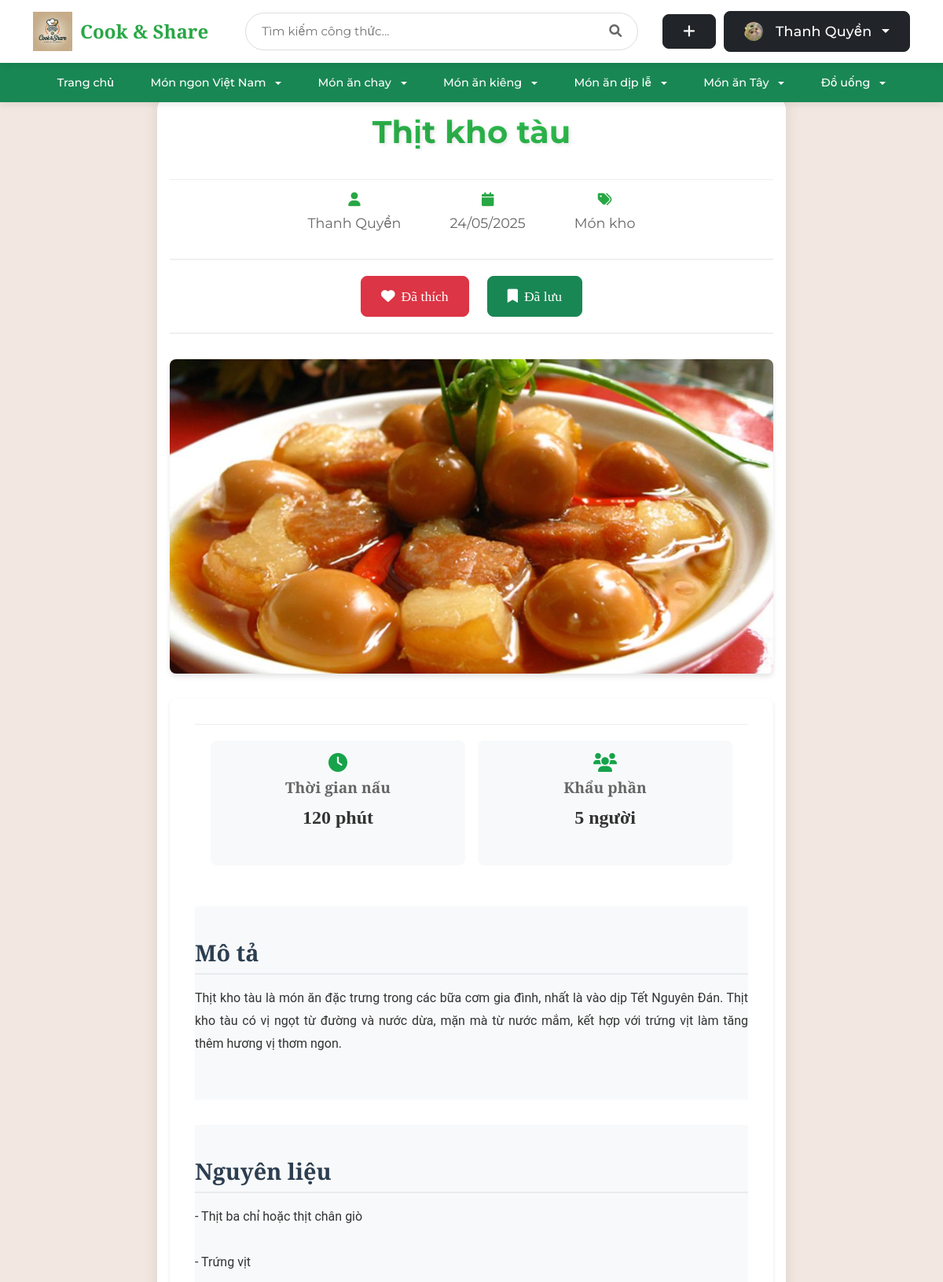
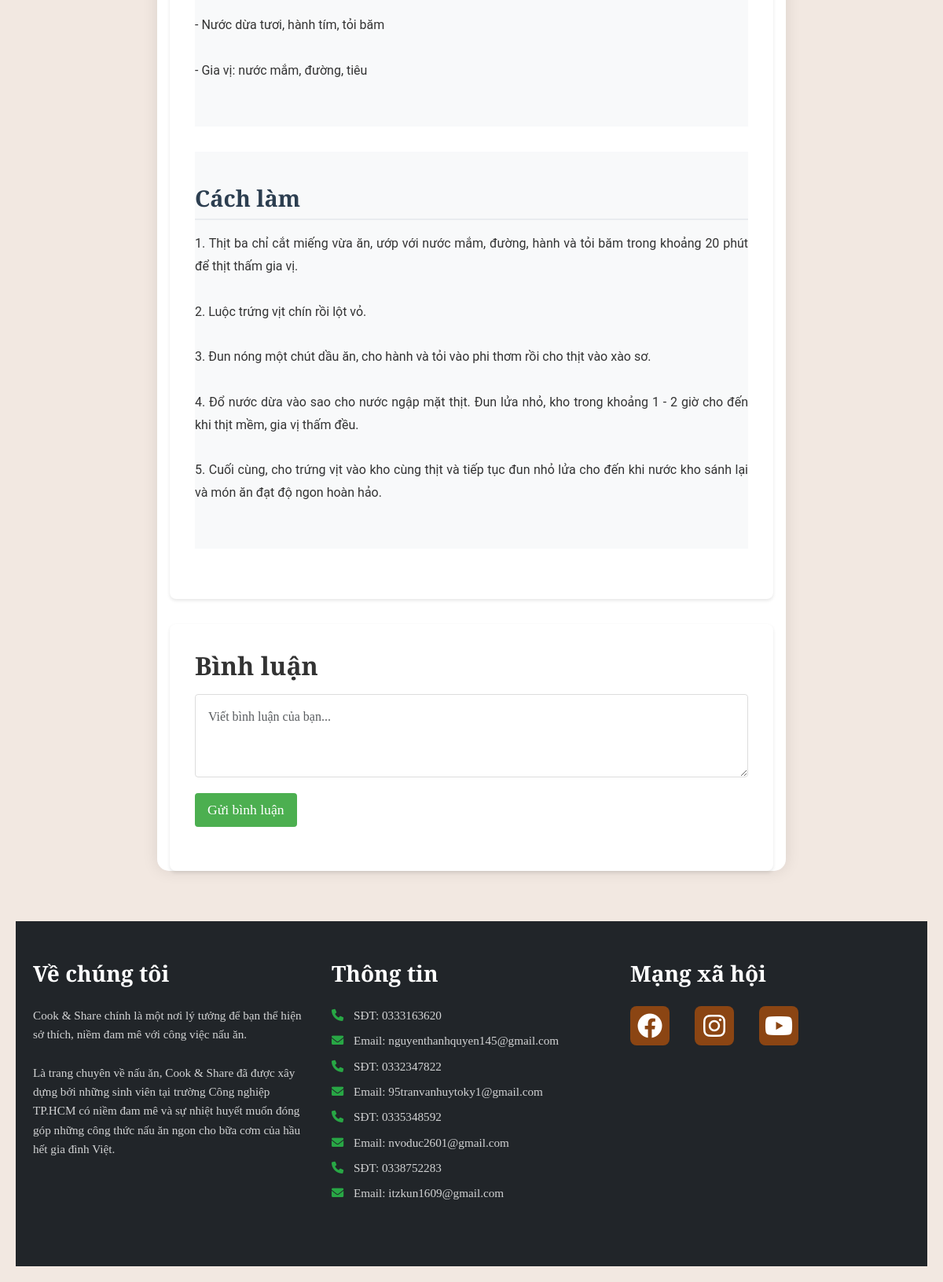
/941/detail (signed in), run on the app's committed database (2 pictures, top to bottom).
### tables this page shows
CREATE TABLE user (
    id INTEGER PRIMARY KEY AUTOINCREMENT,
    username TEXT UNIQUE NOT NULL,
    password TEXT NOT NULL,
    email TEXT UNIQUE NOT NULL,
    created TIMESTAMP NOT NULL DEFAULT CURRENT_TIMESTAMP,
    avatar_path TEXT,
    role TEXT NOT NULL DEFAULT 'user',
    is_blocked BOOLEAN NOT NULL DEFAULT 0,
    gender TEXT,
    birthdate DATE,
    phone TEXT
);

CREATE TABLE post (
    id INTEGER PRIMARY KEY AUTOINCREMENT,
    author_id INTEGER NOT NULL,
    created TIMESTAMP NOT NULL DEFAULT CURRENT_TIMESTAMP,
    title TEXT NOT NULL,
    description TEXT,
    ingredients TEXT NOT NULL,
    instructions TEXT NOT NULL,
    cooking_time INTEGER DEFAULT 0,
    servings INTEGER DEFAULT 1,
    FOREIGN KEY (author_id) REFERENCES user (id)
);

CREATE TABLE tags (
    id INTEGER PRIMARY KEY AUTOINCREMENT,
    name TEXT UNIQUE NOT NULL,
    created TIMESTAMP NOT NULL DEFAULT CURRENT_TIMESTAMP
);

CREATE TABLE blog_images (
    id INTEGER PRIMARY KEY AUTOINCREMENT,
    post_id INTEGER NOT NULL,
    image_path TEXT NOT NULL,
    is_main_image BOOLEAN DEFAULT 0,
    created TIMESTAMP NOT NULL DEFAULT CURRENT_TIMESTAMP,
    FOREIGN KEY (post_id) REFERENCES post (id) ON DELETE CASCADE
);

### share_recipe/blog.py (the view, shortened to what this page needs)
@bp.route('/<int:id>/detail', methods=('GET', 'POST'))
def detail(id):
    try:
        post = get_post(id, check_author=False)
        if post is None:
            abort(404)
        post = dict(post)
        post['created'] = convert_utc_to_local(post['created'])
        db = get_db()
        tags = db.execute(
            'SELECT t.id, t.name FROM tags t '
            'JOIN post_tags pt ON t.id = pt.tag_id '
            'WHERE pt.post_id = ?',
            (id,)
        ).fetchall()
        post['tags'] = [dict(tag) for tag in tags]
        image = db.execute(
            'SELECT image_path FROM blog_images WHERE post_id = ? AND is_main_image = 1',
            (id,)
        ).fetchone()
        comments_query = '''
            SELECT c.*, u.username, u.avatar_path,
                (SELECT COUNT(DISTINCT user_id) FROM comment_reactions cr
                 WHERE cr.comment_id = c.id AND cr.reaction_type = 'like') as likes_count,
                (SELECT COUNT(DISTINCT user_id) FROM comment_reactions cr
                 WHERE cr.comment_id = c.id AND cr.reaction_type = 'dislike') as dislikes_count
        '''
        if g.user:
            comments_query += ''',
                (SELECT reaction_type FROM comment_reactions cr
                 WHERE cr.comment_id = c.id AND cr.user_id = ?) as user_reaction
            '''
        else:
            comments_query += ', NULL as user_reaction'
        comments_query += '''
            FROM comments c JOIN user u ON c.author_id = u.id
            WHERE c.post_id = ?
            ORDER BY c.created DESC
        '''
        if g.user:
            comments = db.execute(comments_query, (g.user['id'], id)).fetchall()
        else:
            comments = db.execute(comments_query, (id,)).fetchall()
        comments = [dict(comment) for comment in comments]
        for comment in comments:
            comment['created'] = convert_utc_to_local(comment['created'])
        is_favorite = False
        if g.user:
            favorite = db.execute(
                'SELECT * FROM favorites WHERE user_id = ? AND post_id = ?',
                (g.user['id'], id)
            ).fetchone()
            is_favorite = favorite is not None
        if image:
            post['image_path'] = image['image_path']
        is_saved = False
        if g.user:
            saved = db.execute(
                'SELECT * FROM saved_recipes WHERE user_id = ? AND post_id = ?',
                (g.user['id'], id)
            ).fetchone()
            is_saved = saved is not None
        return render_template('blog/detail.html',
                             post=post,
                             comments=comments,
                             is_favorite=is_favorite,
                             is_saved=is_saved)
    except Exception as e:
        print(f"Error in detail route: {e}")  # For debugging
        abort(500)

### share_recipe/templates/blog/detail.html (shortened to what this page needs)
{% extends 'base.html' %}
{% block head %}
{{ super() }}
<link rel="stylesheet" href="{{ url_for('static', filename='detail.css') }}">
{% endblock %}
{% block content %}
<div class="recipe-container">
    <div class="recipe-header">
        <h1 class="recipe-title">{{ post['title'] }}</h1>
        <div class="recipe-meta">
            <div class="author">
                <i class="fas fa-user"></i>
                <span>{{ post['username'] }}</span>
            </div>
            <div class="date">
                <i class="fas fa-calendar"></i>
                <span>{{ post['created'].strftime('%d/%m/%Y') }}</span>
            </div>
            <div class="tags">
                <i class="fas fa-tags"></i>
                {% for tag in post['tags'] %}
                <span class="tag">{{ tag.name }}</span>
                {% endfor %}
            </div>
        </div>
        <div class="recipe-actions">
            <form action="{{ url_for('blog.toggle_favorite', id=post['id']) }}" method="POST" class="favorite-form d-inline-block">
                <button type="submit" class="btn {% if is_favorite %}btn-danger{% else %}btn-outline-danger{% endif %} me-2">
                    <i class="fas fa-heart"></i>
                    <span class="button-text">
                        {% if is_favorite %}
                        Đã thích
                        {% else %}
                        Thích
                        {% endif %}
                    </span>
                </button>
            </form>
            <form action="{{ url_for('blog.toggle_save', id=post['id']) }}" method="POST" class="save-form d-inline-block">
                <button type="submit" class="btn {% if is_saved %}btn-success{% else %}btn-outline-success{% endif %}">
                    <i class="fas fa-bookmark"></i>
                    <span class="button-text">
                        {% if is_saved %}
                        Đã lưu
                        {% else %}
                        Lưu
                        {% endif %}
                    </span>
                </button>
            </form>
        </div>
    </div>
    {% if post['image_path'] %}
        <img src="{{ url_for('static', filename=post['image_path']) }}" class="recipe-image" alt="{{ post['title'] }}">
    {% endif %}
    <div class="recipe-content">
        <div class="recipe-info">
            <div class="info-card">
                <i class="fas fa-clock"></i>
                <h3>Thời gian nấu</h3>
                <p>{{ post['cooking_time'] }} phút</p>
            </div>
            <div class="info-card">
                <i class="fas fa-users"></i>
                <h3>Khẩu phần</h3>
                <p>{{ post['servings'] }} người</p>
            </div>
        </div>
        <div class="recipe-section">
            <h2>Mô tả</h2>
            <div class="content-wrapper">{{ post['description']|replace('\n', '<br>')|safe }}</div>
        </div>
        <div class="recipe-section">
            <h2>Nguyên liệu</h2>
            <div class="content-wrapper">{{ post['ingredients']|replace('\n', '<br>')|safe }}</div>
        </div>
        <div class="recipe-section">
            <h2>Cách làm</h2>
            <div class="content-wrapper">{{ post['instructions']|replace('\n', '<br>')|safe }}</div>
        </div>
    </div>
    <div class="comments-section">
        <h2>Bình luận</h2>
        {% if g.user %}
            <form method="post" class="comment-form mb-4">
                <div class="form-group">
                    <textarea name="content" class="form-control" rows="3" required placeholder="Viết bình luận của bạn..."></textarea>
                </div>
                <button type="submit" class="btn btn-primary mt-2">Gửi bình luận</button>
            </form>
        {% endif %}
    </div>
</div>
{% endblock %}

### share_recipe/templates/base.html (shortened to what this page needs)
<!DOCTYPE html>
<html>
<head>
    <link rel="stylesheet" href="https://cdn.jsdelivr.net/npm/bootstrap@5.3.0/dist/css/bootstrap.min.css">
    <link rel="stylesheet" href="https://cdnjs.cloudflare.com/ajax/libs/font-awesome/6.0.0/css/all.min.css">
    {% block head %}
    <link rel="stylesheet" href="{{ url_for('static', filename='base.css') }}">
    <link rel="stylesheet" href="{{ url_for('static', filename='login.css') }}">
    <link rel="stylesheet" href="{{ url_for('static', filename='register.css') }}">
    <link rel="stylesheet" href="{{ url_for('static', filename='index.css') }}">
    <link rel="stylesheet" href="{{ url_for('static', filename='detail.css') }}">
    {% endblock %}
</head>
<body>
    <nav class="navbar navbar-expand-lg">
        <div class="container">
            <a class="navbar-brand" href="{{ url_for('blog.index') }}">
                <img src="{{ url_for('static', filename='uploads/logo/Logo_home.webp') }}" alt="Cook & Share" style="height: 50px;">
                <span class="brand-text">Cook & Share</span>
            </a>
            <div class="search-container">
                <form action="{{ url_for('blog.search') }}" method="get" class="search-box">
                    <input type="text" name="q" class="search-input" placeholder="Tìm kiếm công thức..." value="{{ request.args.get('q', '') }}">
                    <button type="submit" class="search-button">
                        <i class="fas fa-search"></i>
                    </button>
                </form>
            </div>
            <div class="user-actions">
                {% if g.user %}
                    <a href="{{ url_for('blog.create') }}" class="btn btn-dark btn-custom" title="Tạo công thức mới">
                        <i class="fas fa-plus"></i>
                    </a>
                    <div class="dropdown">
                        <button class="btn btn-dark btn-custom dropdown-toggle" type="button" id="userDropdown" data-bs-toggle="dropdown" aria-expanded="false">
                            {% if g.user.avatar_path %}
                                <img src="{{ url_for('static', filename=g.user.avatar_path) }}" class="user-avatar" alt="Avatar">
                            {% else %}
                                <i class="fas fa-user"></i>
                            {% endif %}
                            {{ g.user['username'] }}
                        </button>
                    </div>
                {% endif %}
            </div>
        </div>
    </nav>
    <nav class="navbar navbar-expand-lg bg-success">
        <div class="container">
            <div class="collapse navbar-collapse justify-content-center" id="categoryNav">
                <ul class="navbar-nav">
                    <li class="nav-item">
                        <a class="nav-link text-white" href="{{ url_for('blog.index') }}">Trang chủ</a>
                    </li>
                    <li class="nav-item dropdown">
                        <a class="nav-link text-white dropdown-toggle" href="#" role="button" data-bs-toggle="dropdown" aria-expanded="false">
                            Món ngon Việt Nam
                        </a>
                    </li>
                    <li class="nav-item dropdown">
                        <a class="nav-link text-white dropdown-toggle" href="#" role="button" data-bs-toggle="dropdown" aria-expanded="false">
                            Món ăn chay
                        </a>
                    </li>
                    <li class="nav-item dropdown">
                        <a class="nav-link text-white dropdown-toggle" href="#" role="button" data-bs-toggle="dropdown" aria-expanded="false">
                            Món ăn kiêng
                        </a>
                    </li>
                    <li class="nav-item dropdown">
                        <a class="nav-link text-white dropdown-toggle" href="#" role="button" data-bs-toggle="dropdown" aria-expanded="false">
                            Món ăn dịp lễ
                        </a>
                    </li>
                    <li class="nav-item dropdown">
                        <a class="nav-link text-white dropdown-toggle" href="#" role="button" data-bs-toggle="dropdown" aria-expanded="false">
                            Món ăn Tây
                        </a>
                    </li>
                    <li class="nav-item dropdown">
                        <a class="nav-link text-white dropdown-toggle" href="#" role="button" data-bs-toggle="dropdown" aria-expanded="false">
                            Đồ uống
                        </a>
                    </li>
                </ul>
            </div>
        </div>
    </nav>
    <div class="main-container">
        <div class="content">
            {% block content %}{% endblock %}
        </div>
    </div>
    <footer class="footer bg-dark text-white py-5">
        <div class="container">
            <div class="row">
                <div class="col-md-4 mb-4">
                    <h2 class="footer-heading mb-4">Về chúng tôi</h2>
                    <p>Cook & Share chính là một nơi lý tưởng để bạn thể hiện sở thích, niềm đam mê với công việc nấu ăn.</p>
                    <p>Là trang chuyên về nấu ăn, Cook & Share đã được xây dựng bởi những sinh viên tại trường Công nghiệp TP.HCM có niềm đam mê và sự nhiệt huyết muốn đóng góp những công thức nấu ăn ngon cho bữa cơm của hầu hết gia đình Việt.</p>
                </div>
                <div class="col-md-4 mb-4">
                    <h2 class="footer-heading mb-4">Thông tin</h2>
                    <div class="contact-info">
                        <p><i class="fas fa-phone me-2"></i>SĐT: 0333163620</p>
                        <p><i class="fas fa-envelope me-2"></i>Email: nguyenthanhquyen145@gmail.com</p>
                        <p><i class="fas fa-phone me-2"></i>SĐT: 0332347822</p>
                        <p><i class="fas fa-envelope me-2"></i>Email: 95tranvanhuytoky1@gmail.com</p>
                        <p><i class="fas fa-phone me-2"></i>SĐT: 0335348592</p>
                        <p><i class="fas fa-envelope me-2"></i>Email: nvoduc2601@gmail.com</p>
                        <p><i class="fas fa-phone me-2"></i>SĐT: 0338752283</p>
                        <p><i class="fas fa-envelope me-2"></i>Email: itzkun1609@gmail.com</p>
                    </div>
                </div>
                <div class="col-md-4 mb-4">
                    <h2 class="footer-heading mb-4">Mạng xã hội</h2>
                    <div class="social-links">
                        <a href="https://web.facebook.com/thah.wuyen/" class="social-link me-3">
                            <i class="fab fa-facebook fa-2x"></i>
                        </a>
                        <a href="https://www.instagram.com/_thah.wuyen_js/" class="social-link me-3">
                            <i class="fab fa-instagram fa-2x"></i>
                        </a>
                        <a href="https://www.youtube.com/@silverbullets8727" class="social-link">
                            <i class="fab fa-youtube fa-2x"></i>
                        </a>
                    </div>
                </div>
            </div>
        </div>
    </footer>
</body>
</html>

### data on the page
user: avatar_path (picture), user.username "Thanh Quyền", username "Thanh Quyền"
post: title "Thịt kho tàu", description "Thịt kho tàu là món ăn đặc trưng trong các bữa cơm gia đình, nhất là vào dịp Tết Nguyên Đán. Thịt kho tàu có vị ngọt từ đường và nước dừa, mặn mà từ nước mắm, kết hợp với trứng vịt làm tăng thêm hương vị thơm ngon.", ingredients "- Thịt ba chỉ hoặc thịt chân giò - Trứng vịt - Nước dừa tươi, hành tím, tỏi băm - Gia vị: nước mắm, đường, tiêu", instructions "1. Thịt ba chỉ cắt miếng vừa ăn, ướp với nước mắm, đường, hành và tỏi băm trong khoảng 20 phút để thịt thấm gia vị. 2. Luộc trứng vịt chín rồi lột vỏ. 3. Đun nóng một chút dầu ăn, cho hành và tỏi vào phi thơm rồi cho thịt vào xào sơ. 4. Đổ nước dừa vào sao cho nước ngập mặt thịt. Đun lửa nhỏ, kho trong khoảng 1 - 2 giờ cho đến khi thịt mềm, gia vị thấm đều. 5. Cuối cùng, cho trứng vịt vào kho cùng thịt và tiếp tục đun nhỏ lửa cho đến khi nước kho sánh lại và món ăn đạt độ ngon hoàn hảo."
tags: name "Món kho"
blog_images: image_path (picture)

### other printed values
{{ post['created'].strftime('%d/%m/%Y') }} "24/05/2025"
{{ post['cooking_time'] }} "120"
{{ post['servings'] }} "5"
